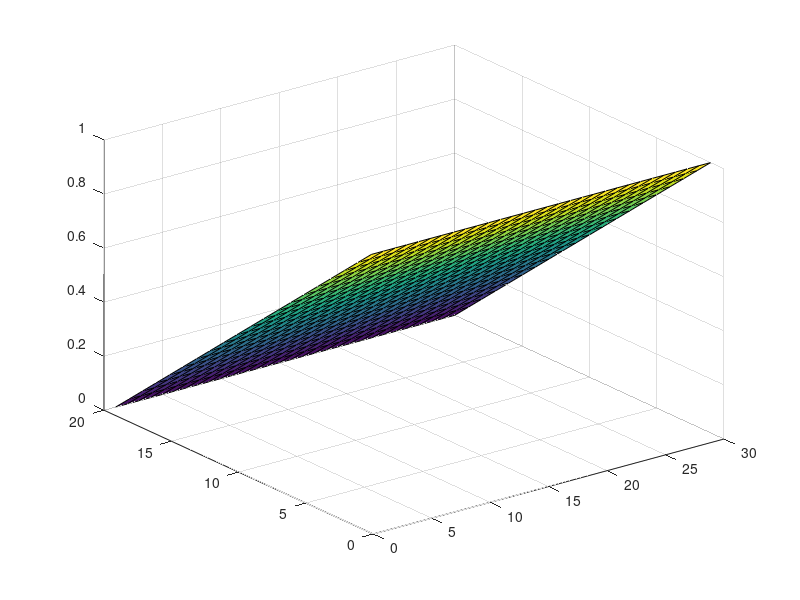
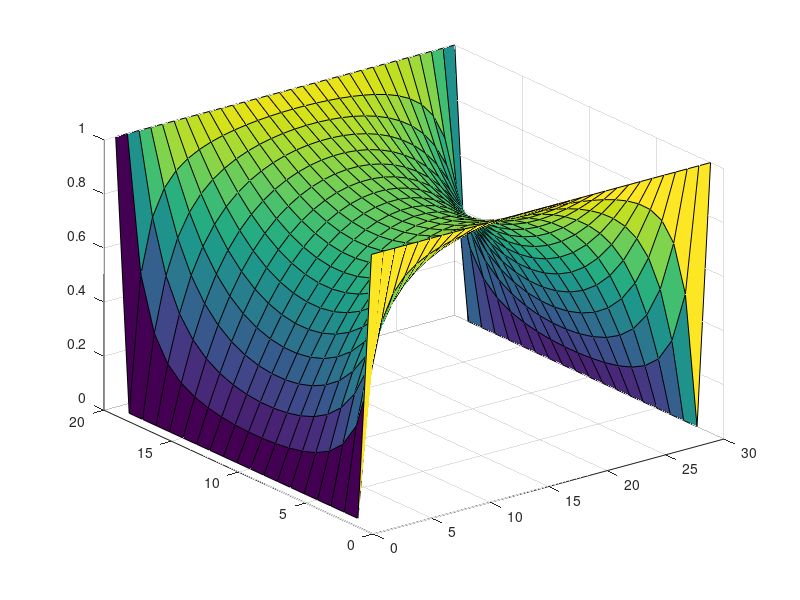
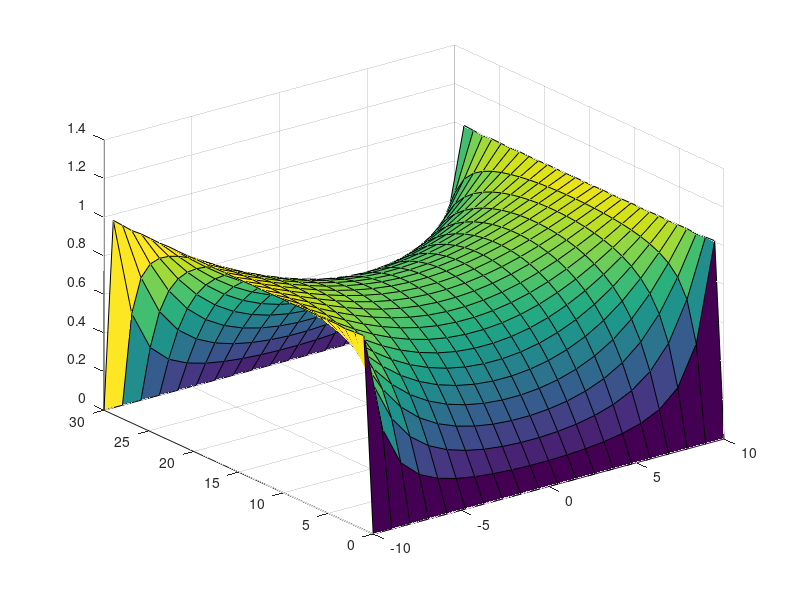

The MATLAB source for these figures, in order:
%Start of assignment of 2
%width of box is w
%length of box is l


clc
ny=30;
nx=20;
vx=1;

G=sparse(nx*ny,nx*ny);
v=zeros(1,nx*ny);

for i=1:nx
   for j = 1:ny
       n=j+(i-1)*ny;      
       if(i==1)
           G(n,:)=0;
           G(n,n)=1;
           v(n)=vx;
       elseif(i==nx)
           G(n,:)=0;
           G(n,n)=1;
           v(n)=0;
       elseif(j==1)
            G(n,:)=0;
            G(n,n)=-3;
            G(n,n+1)=1;
            G(n,n-ny)=1;
            G(n,n+ny)=1;
      
       elseif(j==ny)
            G(n,:)=0;
            G(n,n)=-3;
            G(n,n-1)=1;
            G(n,n-ny)=1;
            G(n,n+ny)=1;
       else
            G(n,:)=0;
            G(n,n)=-4;
            G(n,n-1)=1;
            G(n,n+1)=1;
            G(n,n-ny)=1;
            G(n,n+ny)=1;
       end
   end
end
temp=G\v';

vmap=zeros(nx,ny);
for i=1:nx
    for j=1:ny
         n=j+(i-1)*ny;
         vmap(i,j)=temp(n);   
        end
end
 
surf(vmap)
 

%part b



clc
ny=30;
nx=20;
vx=1;

G=sparse(nx*ny,nx*ny);
v=zeros(1,nx*ny);

for i=1:nx
   for j = 1:ny
       n=j+(i-1)*ny;      
       if(i==1)
           G(n,:)=0;
           G(n,n)=1;
           v(n)=vx;
       elseif(i==nx)
           G(n,:)=0;
           G(n,n)=1;
           v(n)=vx;
       elseif(j==1)
           G(n,:)=0;
           G(n,n)=1;
       elseif(j==ny)
           G(n,:)=0;
           G(n,n)=1;
       else
            G(n,:)=0;
            G(n,n)=-4;
            G(n,n-1)=1;
            G(n,n+1)=1;
            G(n,n-ny)=1;
            G(n,n+ny)=1;
       end
   end
end
temp=G\v';

vmap=zeros(nx,ny);
for i=1:nx
    for j=1:ny
         n=j+(i-1)*ny;
         vmap(i,j)=temp(n);   
        end
end
figure(2)
surf(vmap)

%b

total=0;
physical=zeros(30,20);

a=30;
b=10;
x=linspace(-10,10,20);
y=linspace(0,30,30);
[xx,yy]=meshgrid(x,y);
figure(3)
for n=1:2:600
    physical=(physical+(cosh(n*pi*xx/a).*sin(n*pi*yy/a))./(n*cosh(n*pi*b/a)));
   
   surf(x,y,(4/pi)*physical) 
   pause(0.01)
end

